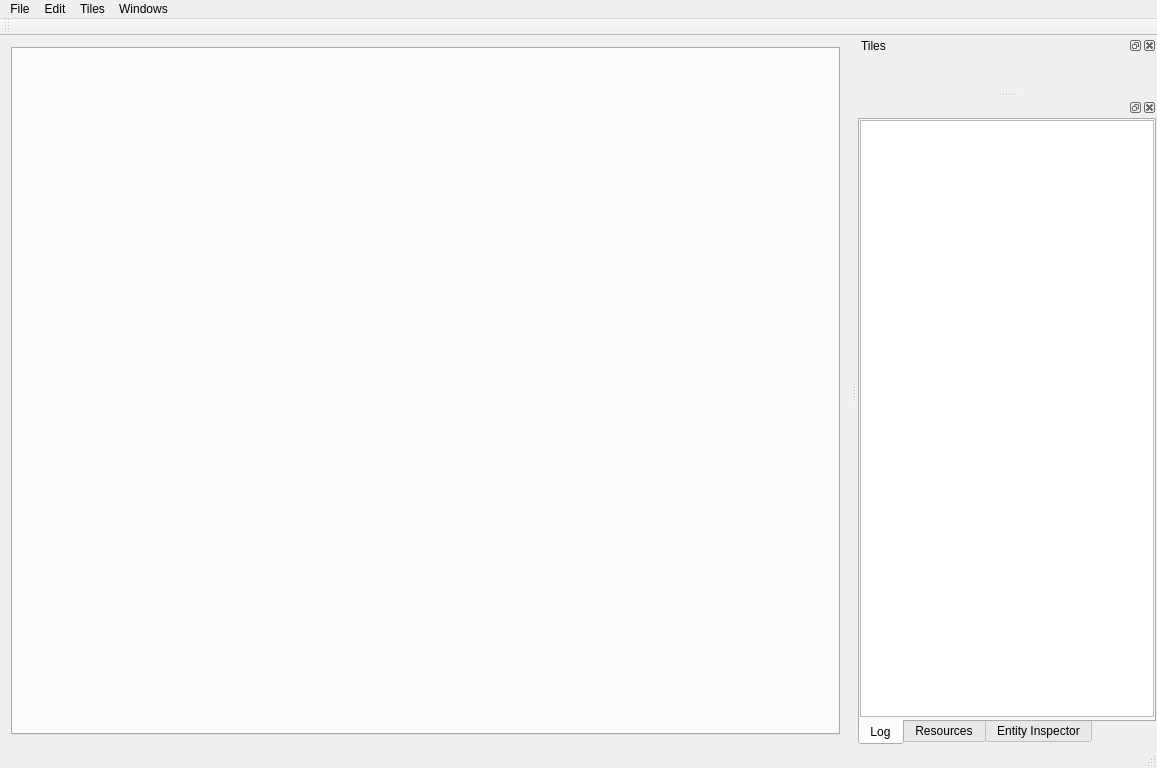
<?xml version="1.0" encoding="UTF-8"?>
<ui version="4.0">
 <class>RolePlayer</class>
 <widget class="QMainWindow" name="RolePlayer">
  <property name="geometry">
   <rect>
    <x>0</x>
    <y>0</y>
    <width>1157</width>
    <height>768</height>
   </rect>
  </property>
  <property name="windowTitle">
   <string>Role Player</string>
  </property>
  <property name="toolButtonStyle">
   <enum>Qt::ToolButtonTextOnly</enum>
  </property>
  <widget class="QWidget" name="centralWidget">
   <layout class="QGridLayout" name="gridLayout_4">
    <item row="0" column="0">
     <widget class="QTabWidget" name="editorTabs">
      <property name="currentIndex">
       <number>-1</number>
      </property>
      <property name="tabsClosable">
       <bool>true</bool>
      </property>
     </widget>
    </item>
   </layout>
  </widget>
  <widget class="QMenuBar" name="menuBar">
   <property name="geometry">
    <rect>
     <x>0</x>
     <y>0</y>
     <width>1157</width>
     <height>21</height>
    </rect>
   </property>
   <widget class="QMenu" name="menuFile">
    <property name="title">
     <string>File</string>
    </property>
    <addaction name="actionNew"/>
    <addaction name="actionOpen"/>
    <addaction name="actionSave"/>
    <addaction name="actionSave_As"/>
    <addaction name="actionSave_All"/>
    <addaction name="actionExit"/>
   </widget>
   <widget class="QMenu" name="menuEdit">
    <property name="title">
     <string>Edit</string>
    </property>
   </widget>
   <widget class="QMenu" name="menuTiles">
    <property name="title">
     <string>Tiles</string>
    </property>
    <addaction name="actionImport_Tiles"/>
   </widget>
   <widget class="QMenu" name="menuWindows">
    <property name="title">
     <string>Windows</string>
    </property>
    <addaction name="actionWindowTiles"/>
    <addaction name="actionWindowResources"/>
   </widget>
   <addaction name="menuFile"/>
   <addaction name="menuEdit"/>
   <addaction name="menuTiles"/>
   <addaction name="menuWindows"/>
  </widget>
  <widget class="QToolBar" name="mainToolBar">
   <attribute name="toolBarArea">
    <enum>TopToolBarArea</enum>
   </attribute>
   <attribute name="toolBarBreak">
    <bool>false</bool>
   </attribute>
  </widget>
  <widget class="QStatusBar" name="statusBar"/>
  <widget class="QDockWidget" name="dockWidgetTiles">
   <property name="windowTitle">
    <string>Tiles</string>
   </property>
   <attribute name="dockWidgetArea">
    <number>2</number>
   </attribute>
   <widget class="QWidget" name="dockWidgetContents_4">
    <layout class="QVBoxLayout" name="verticalLayout">
     <property name="spacing">
      <number>1</number>
     </property>
     <property name="margin">
      <number>1</number>
     </property>
     <item>
      <widget class="QWidget" name="tileTools" native="true">
       <property name="sizePolicy">
        <sizepolicy hsizetype="Expanding" vsizetype="Expanding">
         <horstretch>0</horstretch>
         <verstretch>0</verstretch>
        </sizepolicy>
       </property>
      </widget>
     </item>
    </layout>
   </widget>
  </widget>
  <widget class="QDockWidget" name="dockWidgetAssets">
   <attribute name="dockWidgetArea">
    <number>2</number>
   </attribute>
   <widget class="QWidget" name="dockWidgetContents_5">
    <property name="sizePolicy">
     <sizepolicy hsizetype="Expanding" vsizetype="Expanding">
      <horstretch>0</horstretch>
      <verstretch>0</verstretch>
     </sizepolicy>
    </property>
    <property name="minimumSize">
     <size>
      <width>300</width>
      <height>0</height>
     </size>
    </property>
    <layout class="QVBoxLayout" name="verticalLayout_2">
     <property name="spacing">
      <number>1</number>
     </property>
     <property name="margin">
      <number>1</number>
     </property>
     <item>
      <widget class="QTabWidget" name="tabWidgetResources">
       <property name="tabPosition">
        <enum>QTabWidget::South</enum>
       </property>
       <property name="currentIndex">
        <number>0</number>
       </property>
       <property name="iconSize">
        <size>
         <width>32</width>
         <height>16</height>
        </size>
       </property>
       <widget class="QWidget" name="tabLog">
        <attribute name="title">
         <string>Log</string>
        </attribute>
        <layout class="QGridLayout" name="gridLayout">
         <property name="leftMargin">
          <number>0</number>
         </property>
         <property name="topMargin">
          <number>0</number>
         </property>
         <property name="rightMargin">
          <number>0</number>
         </property>
         <property name="bottomMargin">
          <number>2</number>
         </property>
         <property name="spacing">
          <number>0</number>
         </property>
         <item row="0" column="0">
          <widget class="QTextBrowser" name="textBrowserLog">
           <property name="html">
            <string>&lt;!DOCTYPE HTML PUBLIC &quot;-//W3C//DTD HTML 4.0//EN&quot; &quot;http://www.w3.org/TR/REC-html40/strict.dtd&quot;&gt;
&lt;html&gt;&lt;head&gt;&lt;meta name=&quot;qrichtext&quot; content=&quot;1&quot; /&gt;&lt;style type=&quot;text/css&quot;&gt;
p, li { white-space: pre-wrap; }
&lt;/style&gt;&lt;/head&gt;&lt;body style=&quot; font-family:'MS Shell Dlg 2'; font-size:8.25pt; font-weight:400; font-style:normal;&quot;&gt;
&lt;p style=&quot;-qt-paragraph-type:empty; margin-top:0px; margin-bottom:0px; margin-left:0px; margin-right:0px; -qt-block-indent:0; text-indent:0px; font-size:8pt;&quot;&gt;&lt;br /&gt;&lt;/p&gt;&lt;/body&gt;&lt;/html&gt;</string>
           </property>
           <property name="openExternalLinks">
            <bool>true</bool>
           </property>
          </widget>
         </item>
        </layout>
       </widget>
       <widget class="QWidget" name="tabResources">
        <attribute name="title">
         <string>Resources</string>
        </attribute>
        <layout class="QGridLayout" name="gridLayout_2">
         <property name="margin">
          <number>0</number>
         </property>
         <property name="spacing">
          <number>0</number>
         </property>
        </layout>
       </widget>
       <widget class="QWidget" name="tabEntityInspector">
        <attribute name="title">
         <string>Entity Inspector</string>
        </attribute>
        <layout class="QVBoxLayout" name="verticalLayout_3">
         <property name="spacing">
          <number>0</number>
         </property>
         <property name="margin">
          <number>0</number>
         </property>
         <item>
          <layout class="QVBoxLayout" name="layoutEntityInspector">
           <property name="spacing">
            <number>0</number>
           </property>
           <property name="sizeConstraint">
            <enum>QLayout::SetMinAndMaxSize</enum>
           </property>
           <item>
            <widget class="QPropertyTree" name="propTree"/>
           </item>
          </layout>
         </item>
        </layout>
       </widget>
      </widget>
     </item>
    </layout>
   </widget>
  </widget>
  <action name="actionImport_Tiles">
   <property name="text">
    <string>Import Tiles</string>
   </property>
  </action>
  <action name="actionNew">
   <property name="text">
    <string>New</string>
   </property>
  </action>
  <action name="actionOpen">
   <property name="text">
    <string>Open</string>
   </property>
  </action>
  <action name="actionSave">
   <property name="text">
    <string>Save</string>
   </property>
  </action>
  <action name="actionSave_As">
   <property name="text">
    <string>Save As...</string>
   </property>
  </action>
  <action name="actionSave_All">
   <property name="text">
    <string>Save All</string>
   </property>
  </action>
  <action name="actionExit">
   <property name="text">
    <string>Exit</string>
   </property>
  </action>
  <action name="actionWindowTiles">
   <property name="checkable">
    <bool>true</bool>
   </property>
   <property name="checked">
    <bool>true</bool>
   </property>
   <property name="text">
    <string>Tiles</string>
   </property>
  </action>
  <action name="actionWindowResources">
   <property name="checkable">
    <bool>true</bool>
   </property>
   <property name="checked">
    <bool>true</bool>
   </property>
   <property name="text">
    <string>Resources</string>
   </property>
  </action>
 </widget>
 <layoutdefault spacing="6" margin="11"/>
 <customwidgets>
  <customwidget>
   <class>QPropertyTree</class>
   <extends>QWidget</extends>
   <header>tiletools.h</header>
  </customwidget>
 </customwidgets>
 <resources>
  <include location="idstudio.qrc"/>
 </resources>
 <connections/>
</ui>
